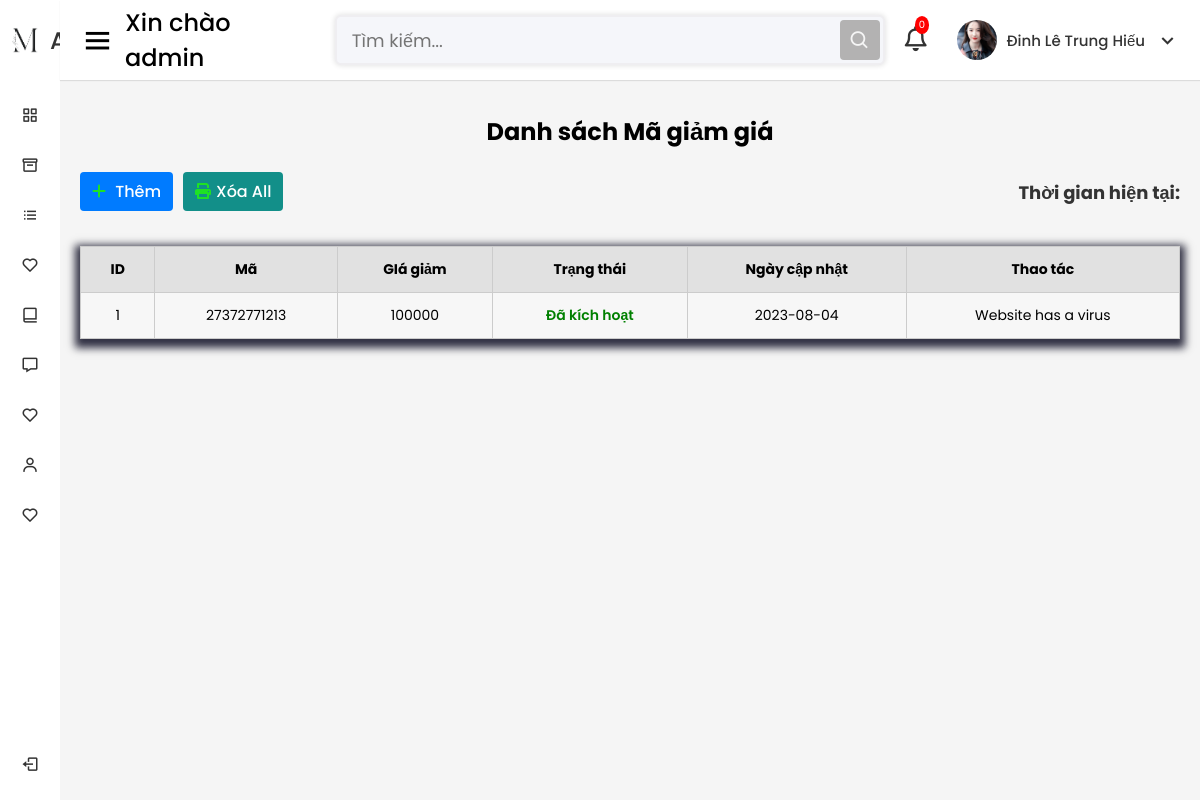
/app/views/admin/view/couPonlist.php (signed in), run on an earlier commit of the app's database.
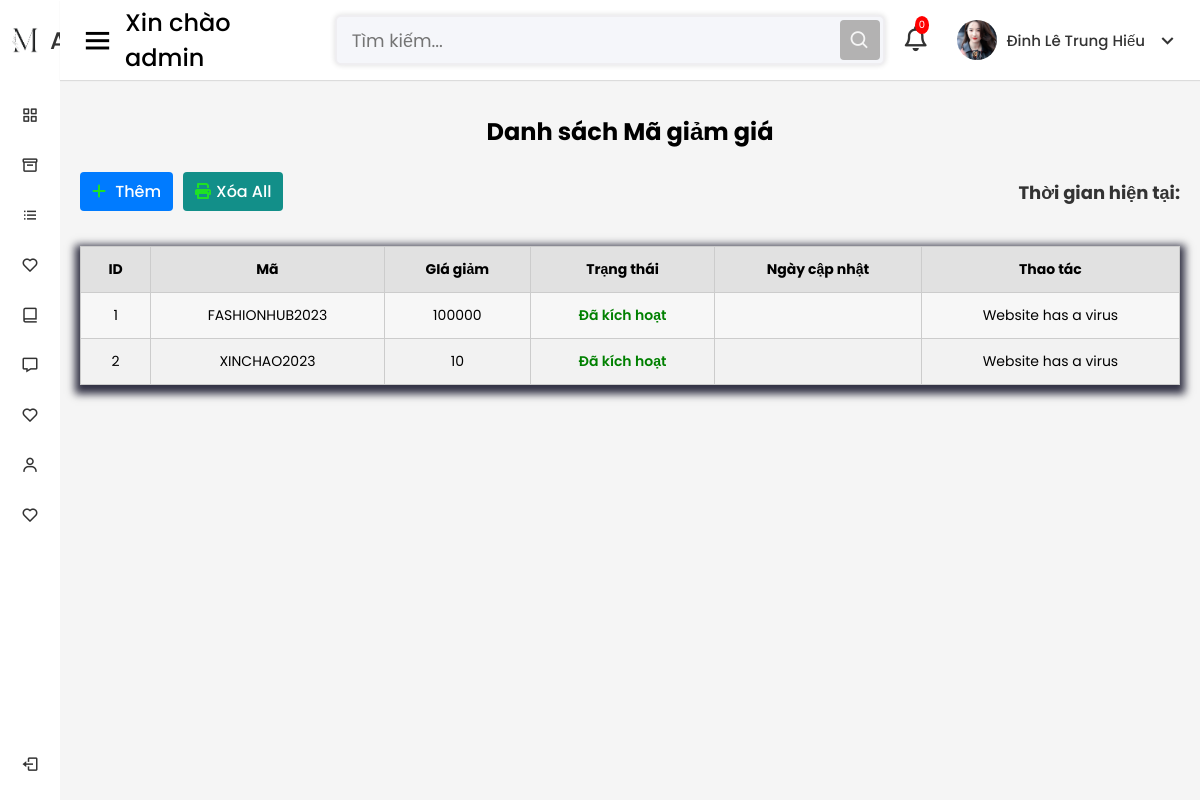
And on a later commit of the database.
### tables this page shows
CREATE TABLE `coupon` (
  `id` int(11) NOT NULL,
  `code` varchar(200) DEFAULT NULL,
  `type` tinyint(1) DEFAULT NULL COMMENT '0: amount:giảm theo số tiền; 1: percent:giảm theo %',
  `value` float DEFAULT NULL,
  `status` tinyint(1) DEFAULT 0 COMMENT '0:chưa kích hoạt, 1:đã kích hoạt',
  `date_end` date DEFAULT NULL,
  `create_at` date DEFAULT NULL,
  `update_at` date DEFAULT NULL
);

### global.php (called while the page is built, shortened)
<?php
$baseURL = "http://localhost/Shop_FashionHub";
$viewURL = "$baseURL/app/views/admin";
$ROOT_URL = "/Shop_FashionHub";
$ASSET_URL = "$ROOT_URL/assets";
$SITE_URL = "$ROOT_URL/app/views/customer";
$ADMIN_CSS_URL = "$ROOT_URL/app/views/admin/public/css";

### app/models/DAO/functions.php (called while the page is built, shortened)
<?php
require_once $_SERVER['DOCUMENT_ROOT'] . '/Shop_FashionHub/app/models/DAO/connect.php';
function countNotifications()
{
    global $db;
    $query = $db->prepare("SELECT COUNT(*) AS total FROM notifications");
    $query->execute();
    $result = $query->fetch(PDO::FETCH_ASSOC);
    return $result['total'];
}
function getAllCoupon()
{
    global $db;
    $sql = $db->prepare("SELECT * FROM coupon");
    $sql->execute();
    return $sql->fetchAll(PDO::FETCH_ASSOC);
}

### app/views/admin/view/couponList.php (the view, shortened to what this page needs)
<?php
include_once("../parts/header.php");
?>
<?php include_once("../parts/slidebar.php"); ?>
<?php
$coupons = getAllCoupon();
?>
<h2 class="title">Danh sách Mã giảm giá</h2>
<div class="menu-chucnang">
    <div class="menu-left">
        <h4 class="add-category"><a href="addCoupon.php" class="add-links"><i class="fas fa-plus"></i>
                </i>Thêm</a></h4>
        <h4 class="add-category"><a href="#" onclick="deleteAllCoupon()" class="add-links" id="In"><i class="fas fa-print"></i>Xóa All</a></h4>
    </div>
    <div class="menu-right">
        <h5>Thời gian hiện tại: <span id="current-time"></span></h5>
    </div>
</div>
<div class="table">
    <table class="category-table">
        <thead>
            <tr>
                <th>ID</th>
                <th>Mã</th>
                <th>GIá giảm</th>
                <th>Trạng thái</th>
                <th>Ngày cập nhật</th>
                <th>Thao tác</th>
            </tr>
        </thead>
        <tbody>
            <?php foreach ($coupons as $coupon) { ?>
                <tr>
                    <td><?= $coupon['id']; ?></td>
                    <td><?= $coupon['code']; ?></td>
                    <td><?= $coupon['value']; ?></td>
                    <td>
                        <?php
                        if ($coupon['status'] == '0') {
                            echo '<span class="status-inactive">Chưa kích hoạt</span>';
                        } elseif ($coupon['status'] == '1') {
                            echo '<span class="status-active">Đã kích hoạt</span>';
                        } else {
                            echo '<span class="status-invalid">Trạng thái không hợp lệ</span>';
                        }
                        ?>
                    </td>
                    <td><?= $coupon['update_at']; ?></td>
                    <td class="action-links">
                        <?php if ($_SESSION['user_position'] != 0) { ?>
                            <a href="editCoupon.php?id=<?php echo $coupon['id']; ?>" class="btn-sua">Sửa</a>
                            <a href="<?php echo $controller; ?>/admin/deleteCoupon.php?id=<?php echo $coupon['id']; ?>" onclick="return confirm('Bạn có chắc chắn muốn xóa sản phẩm này không?')" class="btn-xoa">Xóa</a>
                        <?php } else
                            echo "Website has a virus";
                        ?>
                    </td>
                </tr>
            <?php } ?>
        </tbody>
    </table>
</div>
<?php include_once("../parts/footer.php"); ?>

### app/views/admin/parts/header.php (shortened to what this page needs)
<?php
require_once($_SERVER['DOCUMENT_ROOT'] . '/Shop_FashionHub/global.php');
?>
<!DOCTYPE html>
<html lang="en" dir="ltr">
<head>
    <link rel="stylesheet" href="<?=$ADMIN_CSS_URL?>/style.css">
    <link rel="stylesheet" href="<?=$ADMIN_CSS_URL?>/singin.css">
    <link href="https://unpkg.com/boxicons@2.0.7/css/boxicons.min.css" rel="stylesheet" />
    <link rel="stylesheet" href="https://cdnjs.cloudflare.com/ajax/libs/animate.css/4.1.1/animate.min.css">
    <link rel="stylesheet" href="https://cdnjs.cloudflare.com/ajax/libs/font-awesome/6.0.0-beta3/css/all.min.css">
</head>
<body>
    <div class="sidebar">
        <div class="logo-details">
            <img src="<?=$ASSET_URL?>/images/logos/Main Logo.png" />
            <span class="logo_name">Admin</span>
        </div>
        <ul class="nav-links">
            <li>
                <a href="../index.php">
                    <i class="bx bx-grid-alt"></i>
                    <span class="links_name">Dashboard</span>
                </a>
            </li>
            <li>
                <a href="<?php echo $viewURL; ?>/view/productList.php">
                    <i class="bx bx-box"></i>
                    <span class="links_name">Sản phẩm</span>
                </a>
            </li>
            <li>
            <a href="<?php echo $viewURL; ?>/view/odersList.php">
                    <i class="bx bx-list-ul"></i>
                    <span class="links_name">Đơn hàng</span>
                </a>
            </li>
            <li>
                <a href="<?= $viewURL; ;?>/view/categoryList.php" >
                    <i class="bx bx-heart"></i>
                    <span class="links_name">Danh mục</span>
                </a>
            </li>
            <li>
                <a href="#" class="custom-link" id="link1">
                    <i class="bx bx-book-alt"></i>
                    <span class="links_name">Analytics</span>
                </a>
            </li>
            <li>
                <a href="#" class="custom-link" id="link1">
                    <i class="bx bx-message"></i>
                    <span class="links_name">Bình luận</span>
                </a>
            </li>
            <li>
                <a href="#" class="custom-link" id="link1">
                    <i class="bx bx-heart"></i>
                    <span class="links_name">Favrorites</span>
                </a>
            </li>
            <li>
                <a href="<?php echo $viewURL; ?> /view/users.php">
                    <i class="bx bx-user"></i>
                    <span class="links_name">Người dùng</span>
                </a>
            </li>
            <li>
                <a href="<?= $viewURL;?>/view/couPonlist.php " >
                    <i class="bx bx-heart"></i>
                    <span class="links_name">Mã giảm giá</span>
                </a>
            </li>
            <li class="log_out">
                <a href="<?php echo $SITE_URL; ?>/tai-khoan/logout.php">
                    <i class="bx bx-log-out"></i>
                    <span class="links_name">Log out</span>
                </a>
            </li>
        </ul>
    </div>

### app/views/admin/parts/slidebar.php (shortened to what this page needs)
<?php
require_once($_SERVER['DOCUMENT_ROOT'] . '/Shop_FashionHub/global.php');
?>
<section class="home-section">
  <nav class="header">
    <div class="sidebar-button">
      <i class="bx bx-menu sidebarBtn" ></i>
      <span class="dashboard" id="dashboardText"></span>
    </div>
    <div class="search-box">
      <input type="text" id="searchInput" placeholder="" />
      <i class="bx bx-search" title="Tìm kiếm"></i>
    </div>
    <div class="thong-bao">
    <div class="thong-bao1">
    <i class="fa-regular fa-bell thongbao-btn icon " title="Thông báo"></i>
    <span class="badge" id="badge"><?php echo countNotifications(); ?></span>
</div>
        <div class="profile-details">
            <img src="../images/luu_duoc_phi.webp" alt="" class="drop-btn" />
            <span class="admin_name"><?php echo $_SESSION['user_fullname']; ?></span>
            <i class="bx bx-chevron-down"></i>
        </div>
    </nav>
    <div class="home-content">

### app/views/admin/parts/footer.php (shortened to what this page needs)
</div>
</section>
</body>
</html>

### app/views/admin/public/css/singin.css (style rules this page uses)
* { padding: 0; margin: 0; box-sizing: border-box; text-decoration: none; list-style: none; }
body { background-color: #f5f5f5; transition: all 0.8s ease; font-family: "Poppins", sans-serif; }

### app/views/admin/parts/slidebar.php (style rules this page uses)
.profile-details { position: relative; display: inline-block; }

What changed in the data, as far as the page shows it:
changed coupon id 1: code "27372771213" → "FASHIONHUB2023"; update_at "2023-08-04" → (not shown)
added coupon: id "2", code "XINCHAO2023", value "10", status "Đã kích hoạt"
